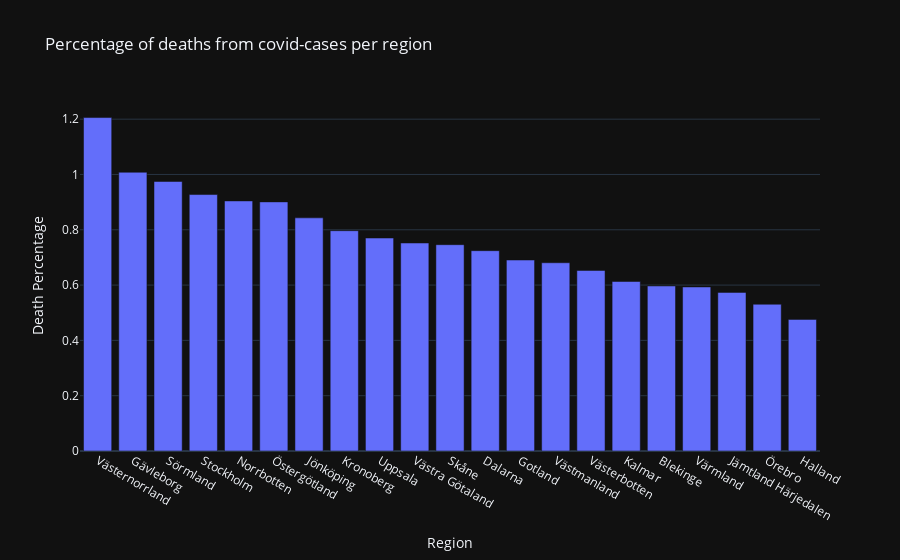

The cell this chart's notebook holds for it:
### Markdown cell above
It's interesting that the amount of deaths does not seem to follow the amount of total cases. At the bottom we have Halland with over 100k cases but a death percentage under 0.5%, meanwhile Västernorrland with a bit over half the cases of Halland has a death percentage over 1.2%.

Out of the big three, Stockholm seems to stand out with a death percentage at over 0.9%, while Västra Götaland and Skåne are pretty close together, both at around 0.75%.

### Code cell
death_percentage_region_bar = px.bar(totals_per_region,
                                         x="Region",
                                         y="death_percentage",
                                         title="Percentage of deaths from covid-cases per region",
                                         labels={"death_percentage": "Death Percentage", "Region": "Region"},
                                         category_orders={"Region": totals_per_region.sort_values("death_percentage", ascending=False)["Region"]}
                                         )
death_percentage_region_bar.show()
death_percentage_region_bar.write_html("./Visualisations/Task_3_plotly_death_percentage_per_region.html")

### Figure 1 — Plotly figure (JSON) as saved in the notebook; plotly's stock layout.template omitted (floating-point values rounded to 4 significant figures)
{"data": [{"alignmentgroup": "True", "hovertemplate": "Region=%{x}<br>Death Percentage=%{y}<extra></extra>", "legendgroup": "", "marker": {"color": "#636efa", "pattern": {"shape": ""}}, "name": "", "offsetgroup": "", "orientation": "v", "showlegend": false, "textposition": "auto", "x": ["Blekinge", "Dalarna", "Gotland", "Gävleborg", "Halland", "Jämtland Härjedalen", "Jönköping", "Kalmar", "Kronoberg", "Norrbotten", "Skåne", "Stockholm", "Sörmland", "Uppsala", "Värmland", "Västerbotten", "Västernorrland", "Västmanland", "Västra Götaland", "Örebro", "Östergötland"], "xaxis": "x", "y": [0.5968, 0.7245, 0.6906, 1.008, 0.476, 0.5736, 0.8432, 0.613, 0.7967, 0.9043, 0.7461, 0.9274, 0.9747, 0.7702, 0.5933, 0.653, 1.206, 0.6808, 0.7522, 0.5307, 0.9009], "yaxis": "y", "type": "bar"}], "layout": {"xaxis": {"anchor": "y", "domain": [0.0, 1.0], "title": {"text": "Region"}, "categoryorder": "array", "categoryarray": ["Västernorrland", "Gävleborg", "Sörmland", "Stockholm", "Norrbotten", "Östergötland", "Jönköping", "Kronoberg", "Uppsala", "Västra Götaland", "Skåne", "Dalarna", "Gotland", "Västmanland", "Västerbotten", "Kalmar", "Blekinge", "Värmland", "Jämtland Härjedalen", "Örebro", "Halland"]}, "yaxis": {"anchor": "x", "domain": [0.0, 1.0], "title": {"text": "Death Percentage"}}, "legend": {"tracegroupgap": 0}, "title": {"text": "Percentage of deaths from covid-cases per region"}, "barmode": "relative"}}
